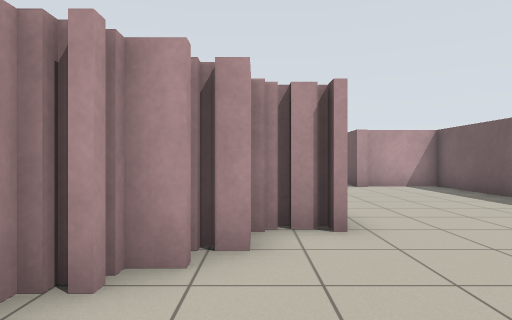
[1] (above)

16 first-person views from a walk through a Stage world. The camera is 0.94 m above the floor, looks level and sees 75° across. The lines on the ground mark 1 m squares. The floor is counted in squares, 1 m on a side. Each view is taken from the middle of a square. On the plan, view 1 faces up. The plan holds only what a view shows up to about 12 squares ahead; the rest is blank. The place goes on beyond the plan. Robots are left out.

[2]
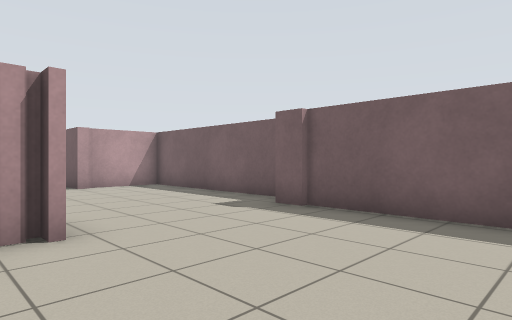

[3]
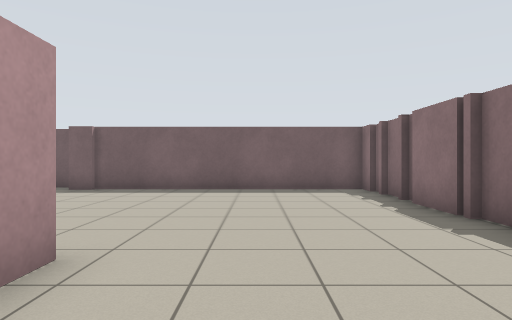

[4]
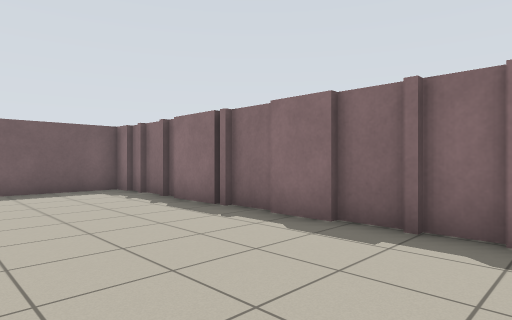

[5]
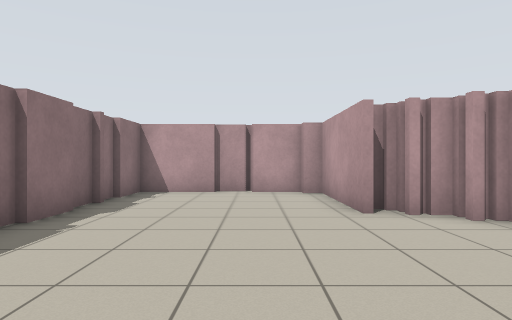

[6]
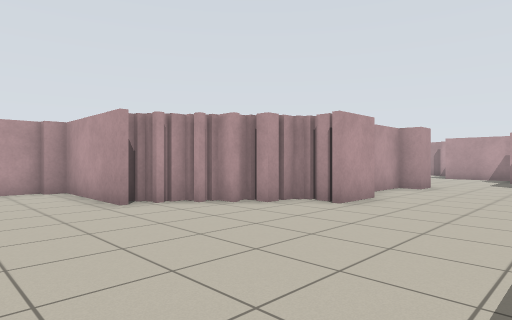

[7]
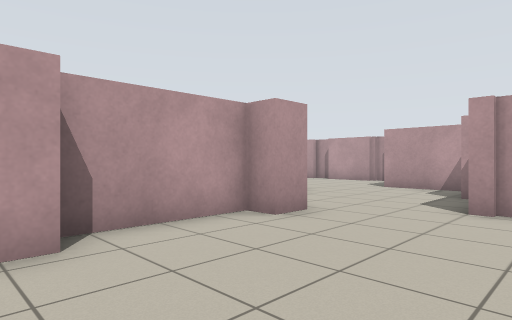

[8]
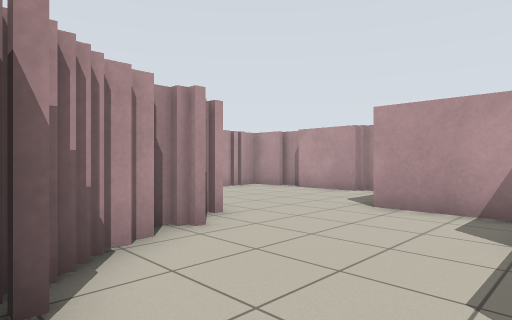

[9]
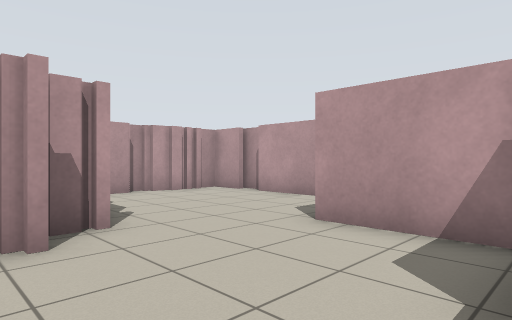

[10]
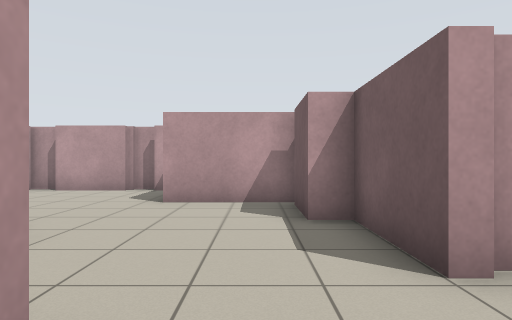

[11]
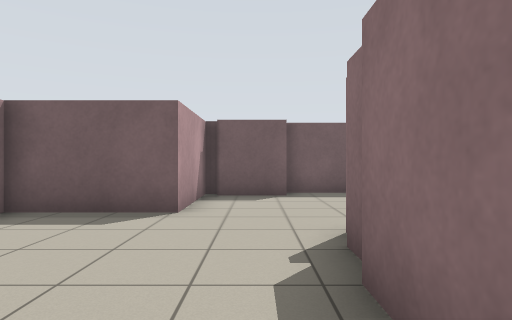

[12]
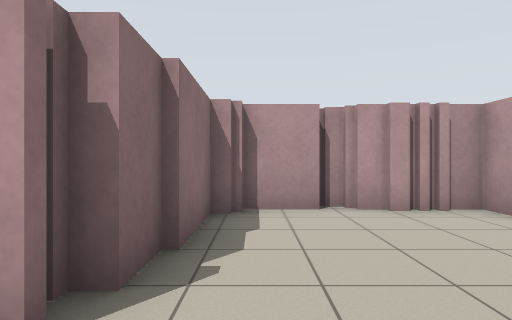

[13]
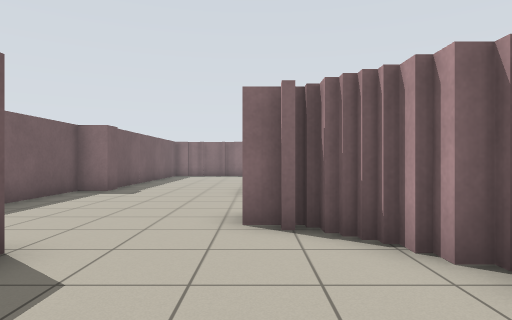

[14]
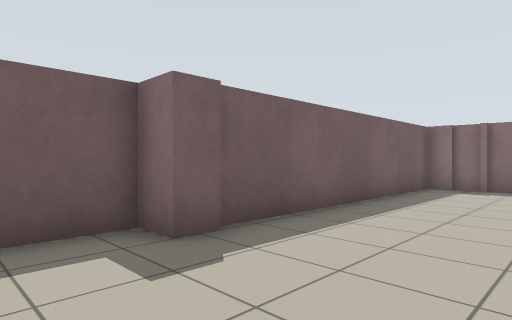

[15]
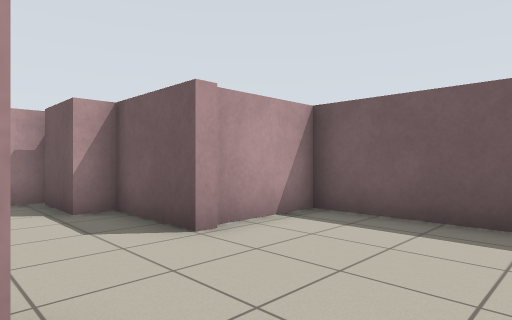

[16]
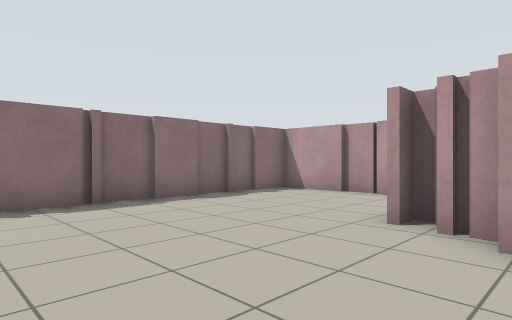

### Floor plan
Points are (right, up) in squares from view 1. A wall is a line through its corners. A room is listed if a view was taken in it or the views show most of it. See-through windows are left out.
Room 1 (views 1, 2, 3, 4, 5, 6, 7, 8, 10, 14, 15, 16)
walls: (1, 4.2) (1, 4.5) (-0.1, 4.5) (-0.1, 3.4) (-0.9, 3.4); (-0.5, 2.9) (-1.1, 2.9) (-1.1, 2.3) (-1.7, 2.3) (-1.7, 1.5); (-1.8, 0.9) (-5.4, 0.9) (-5.4, 0.3) (-5.8, 0.3) (-5.8, -1.1); (1.2, 6) (1.2, 4.4); (5.5, 4.1) (5.5, 4.9) (6.4, 4.9) (6.4, 11.8) (3.9, 11.8); (-2.4, 1.5) (-2.4, 1.1); (0.6, -4.4) (2.4, -4.4); (3.2, -4.6) (4.1, -4.6); (4.2, -4.6) (5, -4.6); (4.9, -4.4) (5.7, -4.4) (5.7, 4.2); (-1, -4.6) (0.6, -4.6); (1.2, 9.3) (0.5, 9.3) (0.5, 6.1); (-2.2, -4.4) (-0.9, -4.4); (-6, -1.2) (-6, -2.2); (-5.8, -2.1) (-5.8, -4.4) (-4.4, -4.4); (-4.4, -4.6) (-2.1, -4.6); (4, 11.6) (3.5, 11.6)
ways out: opening at (2.3, 11) to room 2
Room 2 (views 9, 12, 13)
walls: (-0.6, 11.8) (-0.6, 11.2); (-0.8, 12) (-0.8, 11.6); (-1.7, 13.5) (-1.7, 13); (0.6, 10.2) (1.2, 10.2) (1.2, 9.3); (3.5, 11.6) (3.5, 14.2) (2.8, 14.2) (2.8, 16.1); (3.1, 16.4) (-0.1, 16.4)
ways out: opening at (2.3, 11) to room 1; opening at (-1, 15) to room 3
Room 3 (view 11)
walls: (-2, 19.3) (-4.2, 19.3); (-0.1, 16.4) (-0.1, 19.5); (-4.4, 19.7) (-5.4, 19.7); (-3.5, 14) (-2.4, 14) (-2.4, 13.6); (-5, 19.3) (-6.3, 19.3) (-6.3, 18.6); (-1.1, 19.7) (-1.9, 19.7); (-6.2, 17.9) (-6.2, 17.4); (-6.3, 17.5) (-6.3, 16.9); (-6.3, 16.2) (-6.3, 14.8); (-6.7, 16.9) (-6.7, 16.4); (-5.8, 14.2) (-3.4, 14.2)
ways out: opening at (-1, 15) to room 2

Where each view was taken, in squares from view 1:
view 1: 0 up, 0 right, facing up
view 2: 0 up, 0 right, facing up-right
view 3: 1 down, 5 left, facing right
view 4: 0 up, 5 left, facing down-right
view 5: 1 down, 4 right, facing left
view 6: 2 down, 5 right, facing up-left
view 7: 5 up, 5 right, facing up-left
view 8: 10 up, 3 right, facing up-left
view 9: 12 up, 3 right, facing up-left
view 10: 9 up, 2 right, facing up
view 11: 15 up, 6 left, facing right
view 12: 15 up, 0 right, facing left
view 13: 15 up, 1 right, facing down
view 14: 7 up, 2 right, facing down-right
view 15: 8 up, 1 right, facing up-right
view 16: 3 up, 3 right, facing down-left
